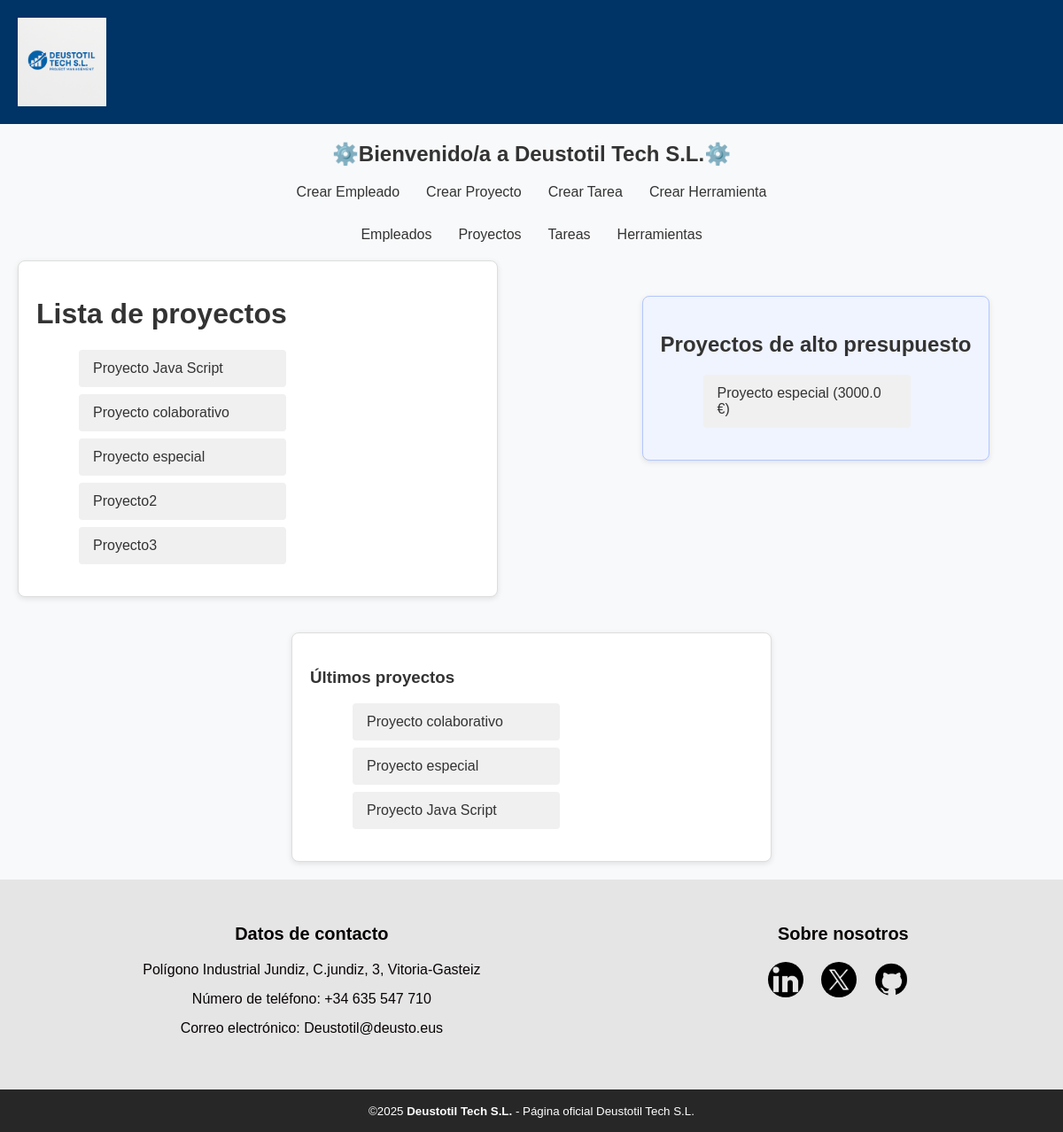
/AppDjango/proyectos/, run on an earlier commit of the app's database.
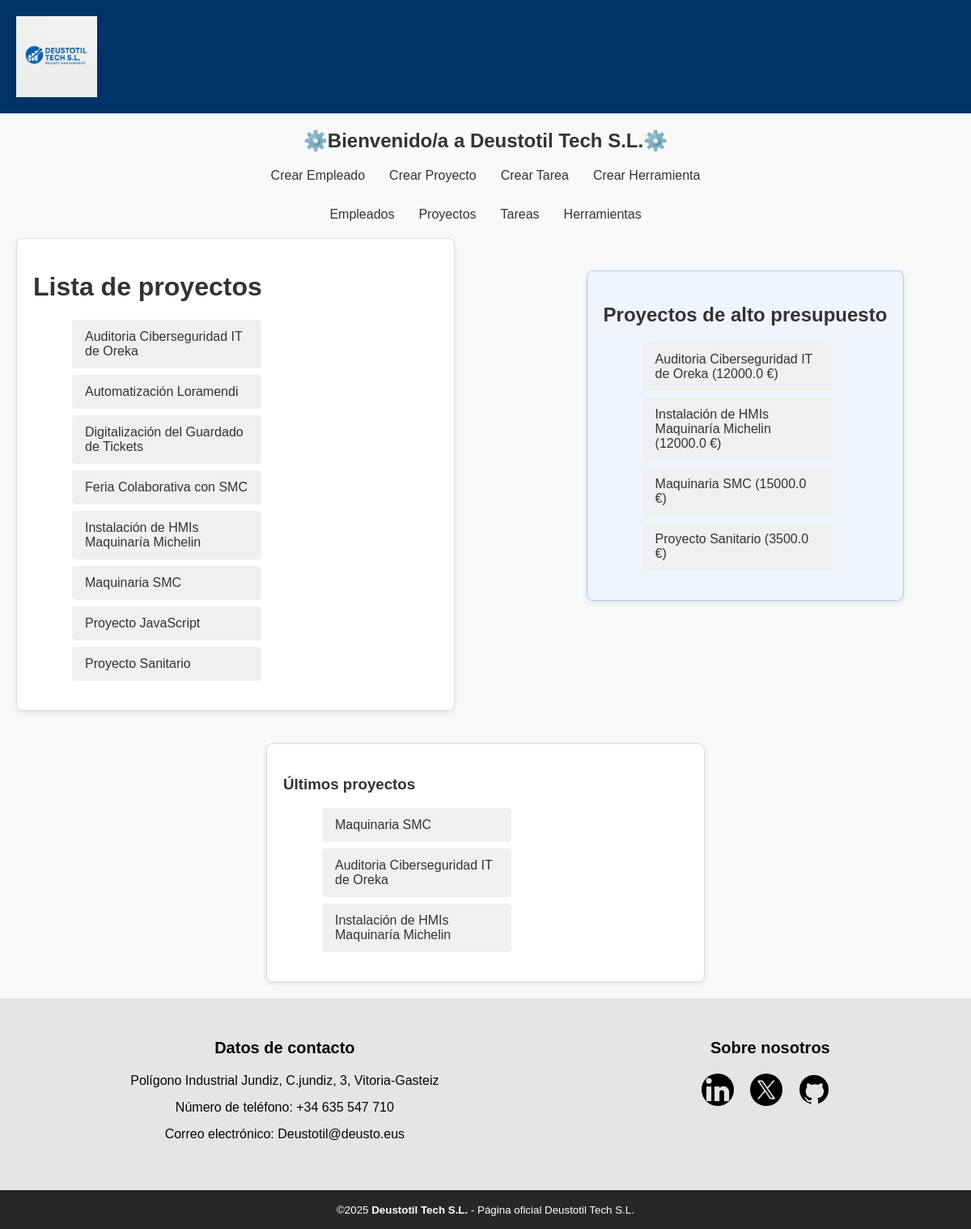
And on a later commit of the database.
### AppDjango/models.py (models this page shows, shortened)
class Proyecto(models.Model):
    nombre = models.CharField(max_length=100)
    descripcion = models.TextField()
    fecha_inicio = models.DateTimeField("Fecha inicio")
    fecha_fin= models.DateTimeField("Fecha fin")
    presupuesto = models.FloatField(default=0)
    cliente = models.CharField(max_length=100)
    empleados = models.ManyToManyField(Empleado, related_name="proyectos")

### AppDjango/views.py (the view)
# urls.py: path("proyectos/" , ProyectoListView.as_view(), name="proyectos"),
class ProyectoListView(View):
    def get(self, request):
        proyectos = Proyecto.objects.order_by("nombre")
        ultimos_proyectos = Proyecto.objects.order_by('-id')[:3]
        context = {
            "lista_proyectos": proyectos,
            "ultimos_proyectos": ultimos_proyectos,
        }
        return render(request, "listado-proyectos.html", context)

### AppDjango/templates/listado-proyectos.html (shortened to what this page needs)
{% extends "base.html" %}
{% block contenido %}
<div class="lista-contenedor">
    <div class="contenido-principal">
        <h1 class="page-title"> Lista de proyectos</h1>
        <ul class="lista">
            {% for proyecto in lista_proyectos %}
                <li class="item-lista">
                    <a href="{% url 'detalle_proyecto' proyecto.pk %}">
                        <span class="proyecto-nombre">{{ proyecto.nombre }}</span>
                    </a>
                </li>
            {% endfor %}
        </ul>
    </div>
    <div class="funcionalidad-extra">
        <h2>Proyectos de alto presupuesto</h2>
        <ul class="lista">
            {% for proyecto in lista_proyectos %}
                {% if proyecto.presupuesto > 500 %}
                    <li class="item-lista">
                        <a href="{% url 'detalle_proyecto' proyecto.pk %}">
                            {{ proyecto.nombre }} ({{ proyecto.presupuesto }} €)
                        </a>
                    </li>
                {% endif %}
            {% empty %}
                <li>No hay proyectos de alto presupuesto</li>
            {% endfor %}
        </ul>
    </div>
</div>
{% endblock %}
{% block listado_lateral %}
<div class="lista-contenedor">
    <div class="seccion-lateral">
        <h3> Últimos proyectos</h3>
        <ul class="lista">
            {% for proyecto in ultimos_proyectos %}
                <li>
                    <a href="{% url 'detalle_proyecto' proyecto.pk %}">
                        {{ proyecto.nombre }}
                    </a>
                </li>
            {% empty %}
                <li class="mensaje-vacio">No hay proyectos recientes</li>
            {% endfor %}
        </ul>
    </div>
</div>
{% endblock %}

What changed in the data, as far as the page shows it:
no longer on one of the page's lists (row edited): Proyecto: nombre "Proyecto colaborativo"
no longer on one of the page's lists (row edited): Proyecto: nombre "Proyecto Java Script"
no longer on one of the page's lists (row edited): Proyecto: nombre "Proyecto especial"
added Proyecto: nombre "Auditoria Ciberseguridad IT de Oreka", presupuesto "12000.0"
changed Proyecto: nombre "Proyecto2" → "Automatización Loramendi"
changed Proyecto: nombre "Proyecto3" → "Digitalización del Guardado de Tickets"
changed Proyecto: nombre "Proyecto colaborativo" → "Feria Colaborativa con SMC"; moves down the list
added Proyecto: nombre "Instalación de HMIs Maquinaría Michelin", presupuesto "12000.0"
added Proyecto: nombre "Maquinaria SMC", presupuesto "15000.0"
changed Proyecto: nombre "Proyecto Java Script" → "Proyecto JavaScript"; moves down the list
changed Proyecto: nombre "Proyecto especial" → "Proyecto Sanitario"; presupuesto "3000.0" → "3500.0"; moves down the list
